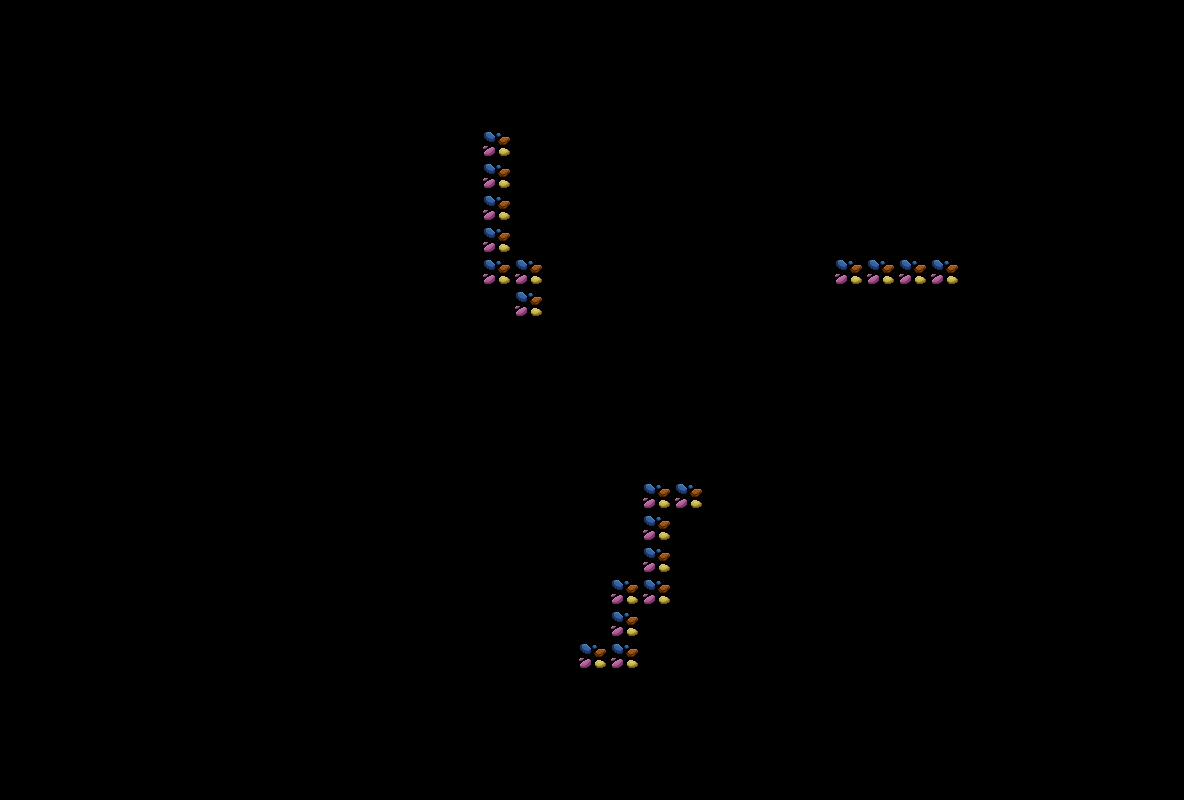

A 2D game scene composited from a Tiled map and its tileset images. What follows is a short description and the map's XML, with every tile layer's data as written:
An orthogonal 37x25 tile map with 32x32 px tiles, 1 tile layer (L) and 8 objects.

<map version="1.10" tiledversion="1.10.2" orientation="orthogonal" renderorder="right-down" width="37" height="25" tilewidth="32" tileheight="32" infinite="0" nextlayerid="3" nextobjectid="17">
 <tileset firstgid="1" source="ores.tsx" />
 <objectgroup id="2" name="Object Layer 1" locked="1">
  <object id="2" x="63.3525" y="29.9484" width="1053.95" height="736.04" />
  <object id="4" x="125.553" y="95.6046" width="929.553" height="607.032" />
  <object id="10" x="191.209" y="129.009" width="802.849" height="544.831" />
  <object id="11" x="255.714" y="161.261" width="674.992" height="481.479" />
  <object id="12" x="320.218" y="192.361" width="545.983" height="419.278" />
  <object id="13" x="381.267" y="223.461" width="421.582" height="355.926" />
  <object id="14" x="414.671" y="255.714" width="354.774" height="290.269" />
  <object id="15" x="1200.24" y="672.688" />
 </objectgroup>
 <layer id="1" name="L" width="37" height="25">
  <data encoding="csv">
0,0,0,0,0,0,0,0,0,0,0,0,0,0,0,0,0,0,0,0,0,0,0,0,0,0,0,0,0,0,0,0,0,0,0,0,0,
0,0,0,0,0,0,0,0,0,0,0,0,0,0,0,0,0,0,0,0,0,0,0,0,0,0,0,0,0,0,0,0,0,0,0,0,0,
0,0,0,0,0,0,0,0,0,0,0,0,0,0,0,0,0,0,0,0,0,0,0,0,0,0,0,0,0,0,0,0,0,0,0,0,0,
0,0,0,0,0,0,0,0,0,0,0,0,0,0,0,0,0,0,0,0,0,0,0,0,0,0,0,0,0,0,0,0,0,0,0,0,0,
0,0,0,0,0,0,0,0,0,0,0,0,0,0,0,3,0,0,0,0,0,0,0,0,0,0,0,0,0,0,0,0,0,0,0,0,0,
0,0,0,0,0,0,0,0,0,0,0,0,0,0,0,3,0,0,0,0,0,0,0,0,0,0,0,0,0,0,0,0,0,0,0,0,0,
0,0,0,0,0,0,0,0,0,0,0,0,0,0,0,3,0,0,0,0,0,0,0,0,0,0,0,0,0,0,0,0,0,0,0,0,0,
0,0,0,0,0,0,0,0,0,0,0,0,0,0,0,3,0,0,0,0,0,0,0,0,0,0,0,0,0,0,0,0,0,0,0,0,0,
0,0,0,0,0,0,0,0,0,0,0,0,0,0,0,3,3,0,0,0,0,0,0,0,0,0,3,3,3,3,0,0,0,0,0,0,0,
0,0,0,0,0,0,0,0,0,0,0,0,0,0,0,0,3,0,0,0,0,0,0,0,0,0,0,0,0,0,0,0,0,0,0,0,0,
0,0,0,0,0,0,0,0,0,0,0,0,0,0,0,0,0,0,0,0,0,0,0,0,0,0,0,0,0,0,0,0,0,0,0,0,0,
0,0,0,0,0,0,0,0,0,0,0,0,0,0,0,0,0,0,0,0,0,0,0,0,0,0,0,0,0,0,0,0,0,0,0,0,0,
0,0,0,0,0,0,0,0,0,0,0,0,0,0,0,0,0,0,0,0,0,0,0,0,0,0,0,0,0,0,0,0,0,0,0,0,0,
0,0,0,0,0,0,0,0,0,0,0,0,0,0,0,0,0,0,0,0,0,0,0,0,0,0,0,0,0,0,0,0,0,0,0,0,0,
0,0,0,0,0,0,0,0,0,0,0,0,0,0,0,0,0,0,0,0,0,0,0,0,0,0,0,0,0,0,0,0,0,0,0,0,0,
0,0,0,0,0,0,0,0,0,0,0,0,0,0,0,0,0,0,0,0,3,3,0,0,0,0,0,0,0,0,0,0,0,0,0,0,0,
0,0,0,0,0,0,0,0,0,0,0,0,0,0,0,0,0,0,0,0,3,0,0,0,0,0,0,0,0,0,0,0,0,0,0,0,0,
0,0,0,0,0,0,0,0,0,0,0,0,0,0,0,0,0,0,0,0,3,0,0,0,0,0,0,0,0,0,0,0,0,0,0,0,0,
0,0,0,0,0,0,0,0,0,0,0,0,0,0,0,0,0,0,0,3,3,0,0,0,0,0,0,0,0,0,0,0,0,0,0,0,0,
0,0,0,0,0,0,0,0,0,0,0,0,0,0,0,0,0,0,0,3,0,0,0,0,0,0,0,0,0,0,0,0,0,0,0,0,0,
0,0,0,0,0,0,0,0,0,0,0,0,0,0,0,0,0,0,3,3,0,0,0,0,0,0,0,0,0,0,0,0,0,0,0,0,0,
0,0,0,0,0,0,0,0,0,0,0,0,0,0,0,0,0,0,0,0,0,0,0,0,0,0,0,0,0,0,0,0,0,0,0,0,0,
0,0,0,0,0,0,0,0,0,0,0,0,0,0,0,0,0,0,0,0,0,0,0,0,0,0,0,0,0,0,0,0,0,0,0,0,0,
0,0,0,0,0,0,0,0,0,0,0,0,0,0,0,0,0,0,0,0,0,0,0,0,0,0,0,0,0,0,0,0,0,0,0,0,0,
0,0,0,0,0,0,0,0,0,0,0,0,0,0,0,0,0,0,0,0,0,0,0,0,0,0,0,0,0,0,0,0,0,0,0,0,0
</data>
 </layer>
</map>
